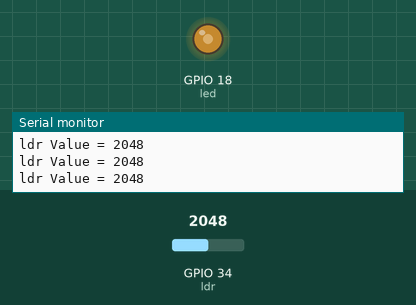
The sketch below on a simulated ESP32. Parts: output pins drawn as LEDs (lit = HIGH), the last lines printed to the serial monitor. The inputs (shaded band) are chosen by the test bench; at power-on: GPIO 34 (ldr) = 2048.

Above: at 1.2 s.
1.3 s: GPIO 34 (ldr) set to 1054
At 2.1 s:
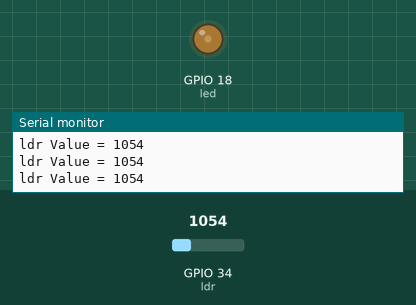
4.3 s: GPIO 34 (ldr) set to 926
At 4.9 s:
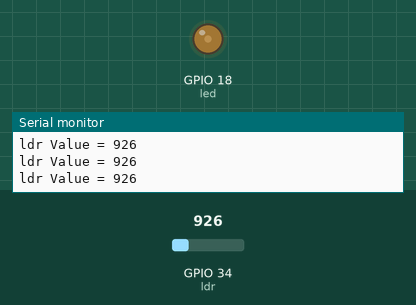
5.8 s: GPIO 34 (ldr) set to 104
At 6.8 s:
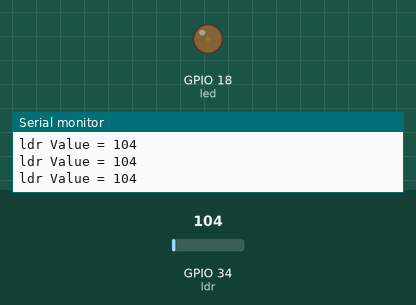
8.8 s: GPIO 34 (ldr) set to 94
At 9.3 s:
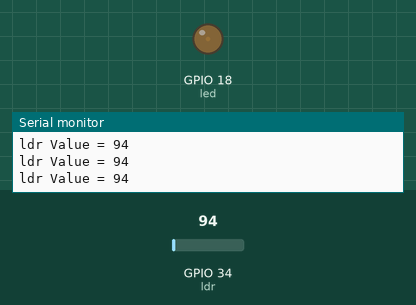
11.8 s: GPIO 34 (ldr) set to 2866
At 12.8 s:
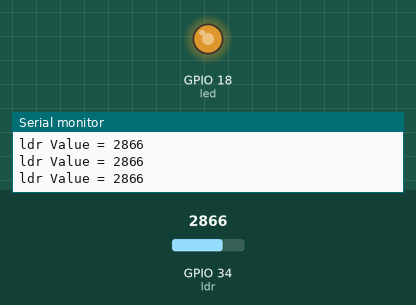
13.3 s: GPIO 34 (ldr) set to 0
At 13.8 s:
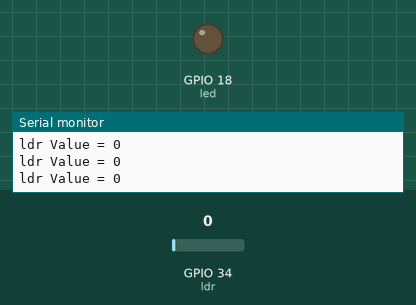
Timing chart, 0 to 15.8 s (numbered marks = the images above; inputs shaded):
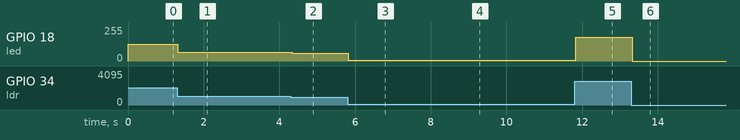

Measured:
- after the input at 1.3 s, GPIO 18 (led): 127/255 → 65/255 at once
- after the input at 4.3 s, GPIO 18 (led): 65/255 → 57/255 at once
- after the input at 5.8 s, GPIO 18 (led): 57/255 → 6/255 at once
- after the input at 8.8 s, GPIO 18 (led): 6/255 → 5/255 at once
- after the input at 11.8 s, GPIO 18 (led): 5/255 → 178/255 at once
- after the input at 13.3 s, GPIO 18 (led): 178/255 → 0/255 at once

The sketch:

07_LDR_LED_BRIGHTNESS_CONTROL.ino
```cpp
// LED BRIGHTNESS CONTROL BASED ON LDR VALUE

#define ldr 34
#define led 18

void setup() {
  Serial.begin(9600);
  pinMode(ldr,INPUT);
  pinMode(led,OUTPUT);
}

void loop() {
  int ldrValue = analogRead(ldr);
  Serial.print("ldr Value = ");
  Serial.println(ldrValue);

  int brightness = map(ldrValue, 0, 4095, 0, 255);

  analogWrite(led, brightness);

}
```
